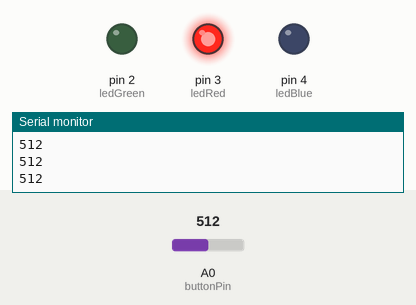
Simulated run of this sketch. Board: Arduino Uno, built with avr-gcc and run on an emulated ATmega328P. Parts: output pins drawn as LEDs (lit = HIGH), the last lines printed to the serial monitor. Inputs (shaded band) come from the test bench; at power-on: A0 (buttonPin) = 512.

Above: at 1.2 s.
1.3 s: A0 (buttonPin) set to 358
2.8 s: A0 (buttonPin) set to 342
At 3.6 s:
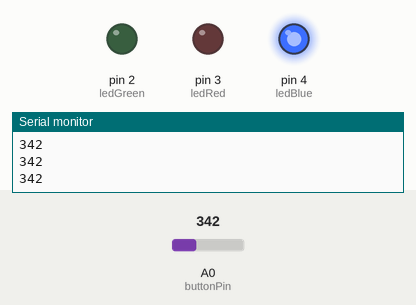
4.3 s: A0 (buttonPin) set to 258
5.8 s: A0 (buttonPin) set to 233
At 6.2 s:
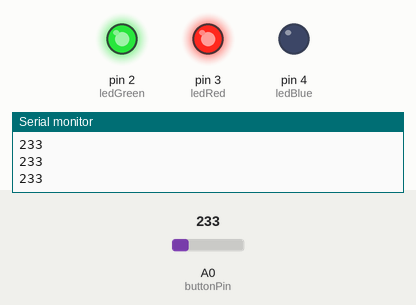
7.3 s: A0 (buttonPin) set to 157
8.8 s: A0 (buttonPin) set to 143
At 10.0 s:
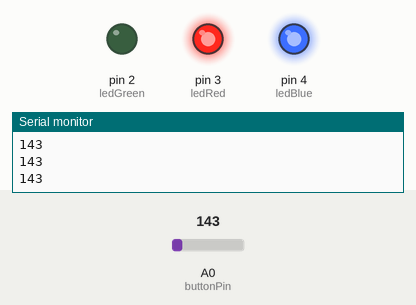
Timing chart, 0 to 11.3 s (numbered marks = the images above; inputs shaded):
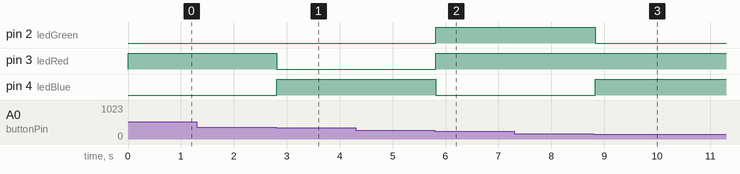

Measured:
- the behaviour switches between 350 and 349 on A0 (buttonPin) (found by bisection; images 0 and 1)
- the behaviour switches between 250 and 249 on A0 (buttonPin) (found by bisection; images 1 and 2)
- the behaviour switches between 150 and 149 on A0 (buttonPin) (found by bisection; images 2 and 3)
- after the input at 2.8 s, pin 3 (ledRed): HIGH → LOW at once; pin 4 (ledBlue): LOW → HIGH at once
- after the input at 5.8 s, pin 2 (ledGreen), pin 3 (ledRed): LOW → HIGH at once; pin 4 (ledBlue): HIGH → LOW at once
- after the input at 8.8 s, pin 2 (ledGreen): HIGH → LOW at once; pin 4 (ledBlue): LOW → HIGH at once

The sketch:

Multiple_Push_Buttons_to_One_Analog.ino
```cpp
int buttonPin = A0;     //Button and LED pin numbers
int ledGreen = 2;
int ledRed = 3;
int ledBlue = 4;


void setup()
{
    pinMode(ledGreen, OUTPUT);    //Define LED pins
    pinMode(ledRed, OUTPUT);
    pinMode(ledBlue, OUTPUT);
    Serial.begin(9600);           //Serial monitor used to determine limit values
}

void loop() {
  int temp = analogRead(buttonPin);   //Read the analogue input
  Serial.println(temp);               //Display the read value in the Serial monitor
  if (temp < 100)                     //Lower limit for first button - if below this limit then no button is pushed and LEDs are turned off
  {
    digitalWrite(ledGreen, LOW);
    digitalWrite(ledRed, LOW);
    digitalWrite(ledBlue, LOW);
  }
  else if (temp < 150)                //First button limit - if below this limit but above previous limit then the first button is pressed
  {
    digitalWrite(ledGreen, LOW);
    digitalWrite(ledRed, HIGH);
    digitalWrite(ledBlue, HIGH);
  }
  else if (temp < 250)                //Second button limit
  {
    digitalWrite(ledGreen, HIGH);
    digitalWrite(ledRed, HIGH);
    digitalWrite(ledBlue, LOW);
  }
  else if (temp < 350)                //Third button limit
  {
    digitalWrite(ledGreen, LOW);
    digitalWrite(ledRed, LOW);
    digitalWrite(ledBlue, HIGH);
  }
  else if (temp < 850)                //Fourth button limit
  {
    digitalWrite(ledGreen, LOW);
    digitalWrite(ledRed, HIGH);
    digitalWrite(ledBlue, LOW);
  }
  else                                //If none of the previous buttons are pressed, then the fifth button must be pressed
  {
    digitalWrite(ledGreen, HIGH);
    digitalWrite(ledRed, LOW);
    digitalWrite(ledBlue, LOW);
  }
  delay(100);                         //Delay for stability
}
```
